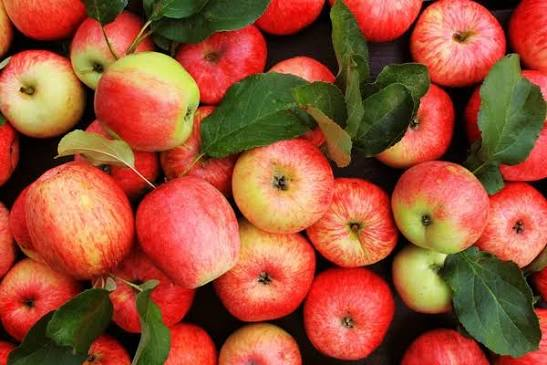
#> input picture apple f1.jfif, 547 x 365 px
$ python -i feature_extraction.py   (imports and definitions only)
#> lines starting #> are read from the running program, lines starting #| are printed output that depends on the picture
# ============================================================
# Fruit Freshness Detection using Machine Learning
# Author: Ayesha Shafique
# Description:
# This module extracts image features that are later used
# to train the machine learning model for classifying
# fruits as Fresh or Rotten.
# ============================================================
# Import required libraries
import cv2
import numpy as np
# ------------------------------------------------------------
# Function: extract_features()
# Purpose:
# Reads an image and extracts important visual features
# for machine learning classification.
# ------------------------------------------------------------
def extract_features(image_path):
    # Reading image from disk
#> called with image_path = 'apple f1.jfif'
    image = cv2.imread(image_path)
#> image is the input picture: shape (365, 547, 3); mean B, G, R 53.2, 81.9, 157

    if image is None:
        return None

    image = cv2.resize(image, (128, 128))
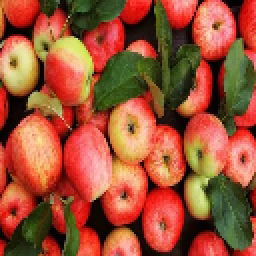
#> image: shape (128, 128, 3) (shown 2 times larger); mean B, G, R 53.2, 81.9, 156.9

    # RGB Mean
    rgb_mean = np.mean(image, axis=(0, 1))
#> rgb_mean = [53.16, 81.87, 156.9]

    # HSV Mean
    hsv = cv2.cvtColor(image, cv2.COLOR_BGR2HSV)
#> hsv: shape (128, 128, 3); mean H, S, V 23.9, 176.5, 160.7
    hsv_mean = np.mean(hsv, axis=(0, 1))
#> hsv_mean = [23.93, 176.5, 160.7]

    # Gray
    gray = cv2.cvtColor(image, cv2.COLOR_BGR2GRAY)
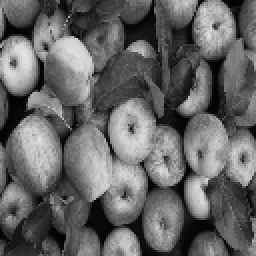
#> gray: shape (128, 128) (shown 2 times larger); min 1, max 228, mean 101

    # Brightness & Contrast
    brightness = np.mean(gray)
#> brightness = 101
    contrast = np.std(gray)
#> contrast = 56.75

    # Edge Density
    edges = cv2.Canny(gray, 100, 200)
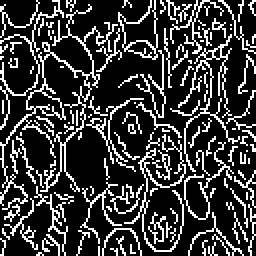
#> edges: shape (128, 128) (shown 2 times larger); 22.5% white in thin lines or dots
    edge_density = np.sum(edges > 0) / edges.size
#> edge_density = 0.225

    # Color Histogram
    hist = cv2.calcHist(
        [hsv],
        [0, 1],
        None,
        [8, 8],
        [0, 180, 0, 256]
    )
# Normalize the histogram so that feature values remain
# consistent even if image brightness or size varies.
    hist = cv2.normalize(hist, hist).flatten()
#> hist = 64 values, max 0.574 at index 6, min 0 at index 8, mean 0.0478
# Combine all extracted features into a single feature vector.
# This feature vector will be used by the Random Forest model
# during both training and prediction.
    features = np.hstack([
        rgb_mean,
        hsv_mean,
        brightness,
        contrast,
        edge_density,
        hist
    ])
#> features = 73 values, max 176.5 at index 4, min 0 at index 17, mean 11.15
# Return the complete feature vector to the machine
# learning pipeline.
    return features

>>> result = extract_features('apple f1.jfif')
#> result has the same summary as features in extract_features

$ run again, on bnana f1.jfif
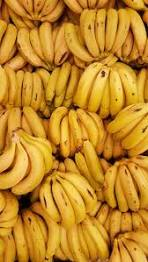
#> input picture bnana f1.jfif, 148 x 262 px
#> in extract_features, image is the input picture: shape (262, 148, 3); mean B, G, R 40, 136.1, 193.3
#> image: shape (128, 128, 3)
#> rgb_mean = [39.93, 135.9, 193.1]
#> hsv: shape (128, 128, 3); mean H, S, V 18.5, 206.6, 193.1
#> hsv_mean = [18.55, 206.6, 193.1]
#> in extract_features, `gray = cv2.cvtColor(image, cv2.COLOR_BGR2GRAY)`:
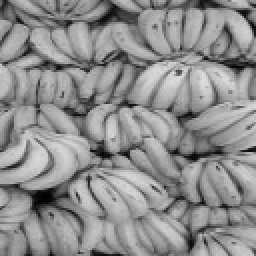
#> gray: shape (128, 128) (shown 2 times larger); min 1, max 222, mean 142.1
#> brightness = 142.1
#> contrast = 42.13
#> in extract_features, `edges = cv2.Canny(gray, 100, 200)`:
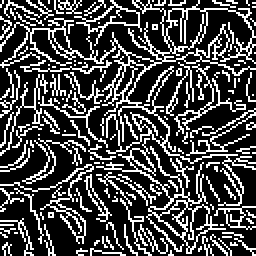
#> edges: shape (128, 128) (shown 2 times larger); 28% white in thin lines or dots
#> edge_density = 0.28
#> hist = 64 values, max 0.676 at index 6, min 0 at index 0, mean 0.0292
#> features = 73 values, max 206.6 at index 4, min 0 at index 9, mean 13.34
#> result has the same summary as features in extract_features
